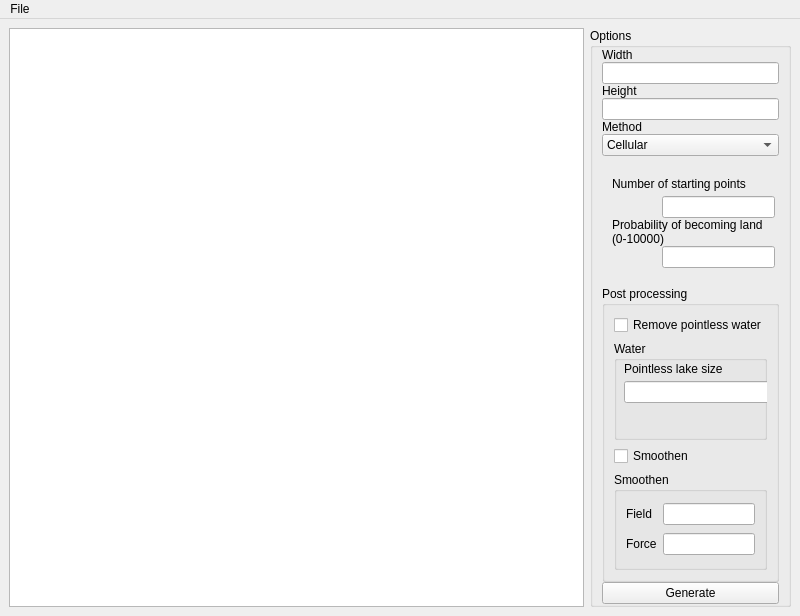
<?xml version="1.0" encoding="UTF-8"?>
<ui version="4.0">
 <class>MainWindow</class>
 <widget class="QMainWindow" name="MainWindow">
  <property name="geometry">
   <rect>
    <x>0</x>
    <y>0</y>
    <width>800</width>
    <height>616</height>
   </rect>
  </property>
  <property name="windowTitle">
   <string>GenProc v0.2</string>
  </property>
  <widget class="QWidget" name="centralwidget">
   <layout class="QHBoxLayout" name="horizontalLayout">
    <item>
     <widget class="QGraphicsView" name="graphicsView">
      <property name="dragMode">
       <enum>QGraphicsView::ScrollHandDrag</enum>
      </property>
     </widget>
    </item>
    <item>
     <widget class="QGroupBox" name="groupBox">
      <property name="minimumSize">
       <size>
        <width>200</width>
        <height>0</height>
       </size>
      </property>
      <property name="maximumSize">
       <size>
        <width>200</width>
        <height>16777215</height>
       </size>
      </property>
      <property name="title">
       <string>Options</string>
      </property>
      <layout class="QVBoxLayout" name="verticalLayout">
       <property name="spacing">
        <number>0</number>
       </property>
       <property name="sizeConstraint">
        <enum>QLayout::SetMinimumSize</enum>
       </property>
       <property name="topMargin">
        <number>0</number>
       </property>
       <property name="bottomMargin">
        <number>0</number>
       </property>
       <item>
        <widget class="QLabel" name="label_7">
         <property name="sizePolicy">
          <sizepolicy hsizetype="Preferred" vsizetype="Minimum">
           <horstretch>0</horstretch>
           <verstretch>0</verstretch>
          </sizepolicy>
         </property>
         <property name="text">
          <string>Width</string>
         </property>
        </widget>
       </item>
       <item>
        <widget class="QLineEdit" name="widthEdit">
         <property name="sizePolicy">
          <sizepolicy hsizetype="Expanding" vsizetype="Minimum">
           <horstretch>0</horstretch>
           <verstretch>0</verstretch>
          </sizepolicy>
         </property>
         <property name="alignment">
          <set>Qt::AlignRight|Qt::AlignTrailing|Qt::AlignVCenter</set>
         </property>
        </widget>
       </item>
       <item>
        <widget class="QLabel" name="label_8">
         <property name="text">
          <string>Height</string>
         </property>
        </widget>
       </item>
       <item>
        <widget class="QLineEdit" name="heightEdit">
         <property name="alignment">
          <set>Qt::AlignRight|Qt::AlignTrailing|Qt::AlignVCenter</set>
         </property>
        </widget>
       </item>
       <item>
        <widget class="QLabel" name="label">
         <property name="text">
          <string>Method</string>
         </property>
        </widget>
       </item>
       <item>
        <widget class="QComboBox" name="methodBox">
         <property name="sizePolicy">
          <sizepolicy hsizetype="Preferred" vsizetype="Minimum">
           <horstretch>0</horstretch>
           <verstretch>0</verstretch>
          </sizepolicy>
         </property>
         <item>
          <property name="text">
           <string>Cellular</string>
          </property>
         </item>
         <item>
          <property name="text">
           <string>Perlin's noise</string>
          </property>
         </item>
        </widget>
       </item>
       <item>
        <widget class="QStackedWidget" name="algOptsStackedWidget">
         <property name="sizePolicy">
          <sizepolicy hsizetype="Preferred" vsizetype="Maximum">
           <horstretch>0</horstretch>
           <verstretch>0</verstretch>
          </sizepolicy>
         </property>
         <property name="minimumSize">
          <size>
           <width>0</width>
           <height>130</height>
          </size>
         </property>
         <property name="maximumSize">
          <size>
           <width>16777215</width>
           <height>130</height>
          </size>
         </property>
         <property name="currentIndex">
          <number>0</number>
         </property>
         <widget class="QWidget" name="Cellular">
          <widget class="QLineEdit" name="startingPointsEdit">
           <property name="geometry">
            <rect>
             <x>60</x>
             <y>40</y>
             <width>113</width>
             <height>22</height>
            </rect>
           </property>
           <property name="alignment">
            <set>Qt::AlignRight|Qt::AlignTrailing|Qt::AlignVCenter</set>
           </property>
          </widget>
          <widget class="QLineEdit" name="probabilityEdit">
           <property name="geometry">
            <rect>
             <x>60</x>
             <y>90</y>
             <width>113</width>
             <height>22</height>
            </rect>
           </property>
           <property name="sizePolicy">
            <sizepolicy hsizetype="Expanding" vsizetype="Minimum">
             <horstretch>0</horstretch>
             <verstretch>0</verstretch>
            </sizepolicy>
           </property>
           <property name="alignment">
            <set>Qt::AlignRight|Qt::AlignTrailing|Qt::AlignVCenter</set>
           </property>
          </widget>
          <widget class="QLabel" name="label_2">
           <property name="geometry">
            <rect>
             <x>10</x>
             <y>20</y>
             <width>161</width>
             <height>16</height>
            </rect>
           </property>
           <property name="text">
            <string>Number of starting points</string>
           </property>
          </widget>
          <widget class="QLabel" name="label_3">
           <property name="geometry">
            <rect>
             <x>10</x>
             <y>50</y>
             <width>161</width>
             <height>51</height>
            </rect>
           </property>
           <property name="text">
            <string>Probability of becoming land (0-10000)</string>
           </property>
           <property name="wordWrap">
            <bool>true</bool>
           </property>
          </widget>
          <zorder>startingPointsEdit</zorder>
          <zorder>probabilityEdit</zorder>
          <zorder>label_2</zorder>
          <zorder>label_3</zorder>
          <zorder>groupBox_2</zorder>
         </widget>
         <widget class="QWidget" name="page">
          <widget class="QLabel" name="label_9">
           <property name="geometry">
            <rect>
             <x>50</x>
             <y>50</y>
             <width>57</width>
             <height>14</height>
            </rect>
           </property>
           <property name="text">
            <string>TODO</string>
           </property>
          </widget>
         </widget>
        </widget>
       </item>
       <item>
        <widget class="QGroupBox" name="groupBox_2">
         <property name="sizePolicy">
          <sizepolicy hsizetype="Preferred" vsizetype="MinimumExpanding">
           <horstretch>0</horstretch>
           <verstretch>0</verstretch>
          </sizepolicy>
         </property>
         <property name="minimumSize">
          <size>
           <width>0</width>
           <height>250</height>
          </size>
         </property>
         <property name="title">
          <string>Post processing</string>
         </property>
         <layout class="QVBoxLayout" name="verticalLayout_2">
          <item>
           <widget class="QCheckBox" name="pointlessWaterCheckbox">
            <property name="text">
             <string>Remove pointless water</string>
            </property>
           </widget>
          </item>
          <item>
           <widget class="QGroupBox" name="waterBox">
            <property name="sizePolicy">
             <sizepolicy hsizetype="Preferred" vsizetype="Minimum">
              <horstretch>0</horstretch>
              <verstretch>0</verstretch>
             </sizepolicy>
            </property>
            <property name="title">
             <string>Water</string>
            </property>
            <widget class="QLineEdit" name="pointlessSizeEdit">
             <property name="geometry">
              <rect>
               <x>10</x>
               <y>40</y>
               <width>151</width>
               <height>22</height>
              </rect>
             </property>
             <property name="sizePolicy">
              <sizepolicy hsizetype="Minimum" vsizetype="Fixed">
               <horstretch>0</horstretch>
               <verstretch>0</verstretch>
              </sizepolicy>
             </property>
             <property name="alignment">
              <set>Qt::AlignRight|Qt::AlignTrailing|Qt::AlignVCenter</set>
             </property>
            </widget>
            <widget class="QLabel" name="label_4">
             <property name="geometry">
              <rect>
               <x>10</x>
               <y>20</y>
               <width>161</width>
               <height>16</height>
              </rect>
             </property>
             <property name="text">
              <string>Pointless lake size</string>
             </property>
            </widget>
            <zorder>pointlessSizeEdit</zorder>
            <zorder>label_4</zorder>
            <zorder>smoothenBox</zorder>
           </widget>
          </item>
          <item>
           <widget class="QCheckBox" name="smoothenCheckBox">
            <property name="text">
             <string>Smoothen</string>
            </property>
           </widget>
          </item>
          <item>
           <widget class="QGroupBox" name="smoothenBox">
            <property name="sizePolicy">
             <sizepolicy hsizetype="Preferred" vsizetype="Minimum">
              <horstretch>0</horstretch>
              <verstretch>0</verstretch>
             </sizepolicy>
            </property>
            <property name="title">
             <string>Smoothen</string>
            </property>
            <layout class="QGridLayout" name="gridLayout">
             <item row="0" column="0">
              <widget class="QLabel" name="label_5">
               <property name="text">
                <string>Field</string>
               </property>
              </widget>
             </item>
             <item row="0" column="1">
              <widget class="QLineEdit" name="fieldEdit">
               <property name="alignment">
                <set>Qt::AlignRight|Qt::AlignTrailing|Qt::AlignVCenter</set>
               </property>
              </widget>
             </item>
             <item row="1" column="0">
              <widget class="QLabel" name="label_6">
               <property name="text">
                <string>Force</string>
               </property>
              </widget>
             </item>
             <item row="1" column="1">
              <widget class="QLineEdit" name="forceEdit">
               <property name="alignment">
                <set>Qt::AlignRight|Qt::AlignTrailing|Qt::AlignVCenter</set>
               </property>
              </widget>
             </item>
            </layout>
           </widget>
          </item>
         </layout>
        </widget>
       </item>
       <item>
        <widget class="QPushButton" name="generateButton">
         <property name="text">
          <string>Generate</string>
         </property>
        </widget>
       </item>
      </layout>
     </widget>
    </item>
   </layout>
  </widget>
  <widget class="QMenuBar" name="menuBar">
   <property name="geometry">
    <rect>
     <x>0</x>
     <y>0</y>
     <width>800</width>
     <height>20</height>
    </rect>
   </property>
   <widget class="QMenu" name="menuPlik">
    <property name="title">
     <string>File</string>
    </property>
    <addaction name="actionSave"/>
   </widget>
   <addaction name="menuPlik"/>
  </widget>
  <action name="actionSave">
   <property name="text">
    <string>Save to...</string>
   </property>
  </action>
 </widget>
 <resources/>
 <connections/>
</ui>
